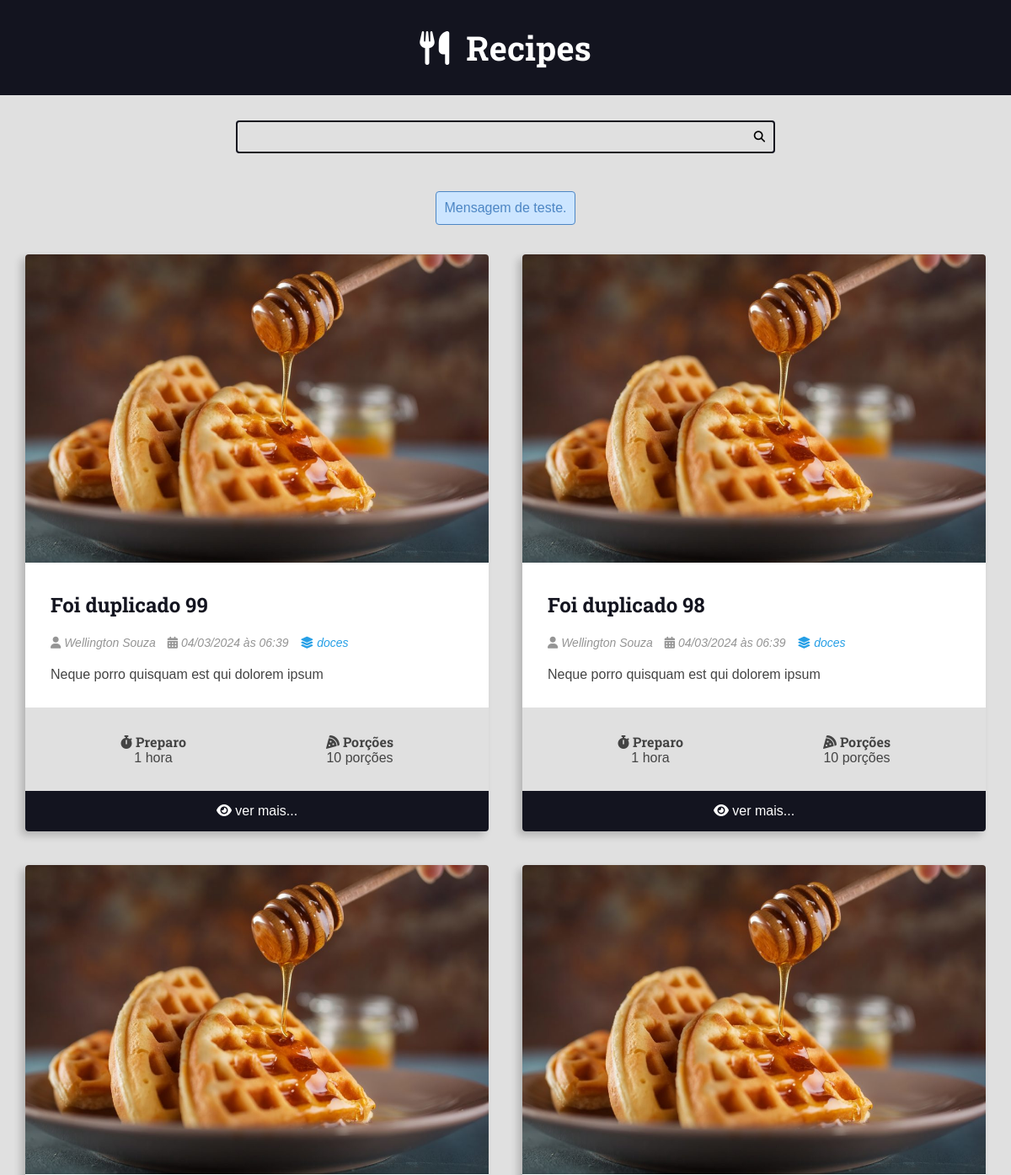
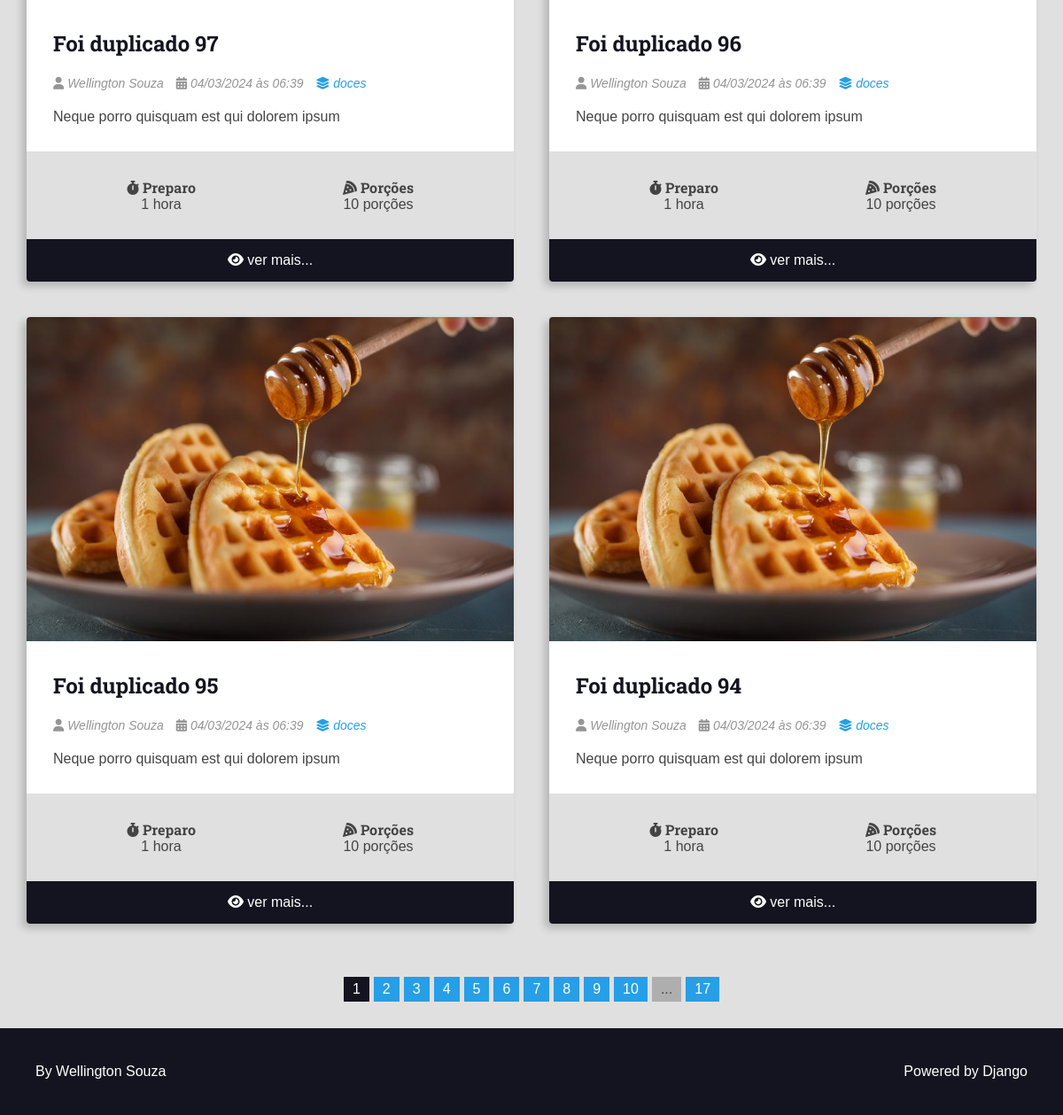
The page / on the database its author committed (2 pictures, top to bottom).
### receitas/models.py (models this page shows, shortened)
class Receita(models.Model):
    titulo = models.CharField(max_length=65)
    descricao = models.TextField(max_length=165)
    slug = models.SlugField(unique=True, max_length=65)
    tempo_preparo = models.IntegerField()
    tempo_preparo_unidade = models.CharField(max_length=65)
    qtd_porcoes = models.IntegerField()
    qtd_porcoes_unidade = models.CharField(max_length=65)
    modo_preparo = models.TextField()
    modo_preparo_e_html = models.BooleanField(default=False)
    criado_em = models.DateTimeField(auto_now_add=True)
    atualizado_em = models.DateTimeField(auto_now=True)
    publicada = models.BooleanField(default=False)
    imagem_cover = models.ImageField(upload_to='receitas/covers/%Y/%m/%d/', blank=True, default='')
    categoria = models.ForeignKey(Categoria, on_delete=models.SET_NULL, null=True, blank=True, default=None)
    autor = models.ForeignKey(User, on_delete=models.CASCADE)

class Categoria(models.Model):
    nome = models.CharField(max_length=100)
    criado_em = models.DateTimeField(auto_now_add=True)
    atualizado_em = models.DateTimeField(auto_now=True)

### receitas/views.py (the view)
# urls.py: path('', views.index, name='index'),
def index(request):
    receitas = Receita.objects.filter(publicada=True).order_by('-id')
    pagina, escala_paginacao = fazer_paginacao(request, receitas, QTD_POR_PAGINA, NUMERO_PAGINACAO)
    messages.info(request, 'Mensagem de teste.')
    return render(request, 'receitas/pages/index.html', context={
        'receitas': pagina,
        'escala_paginacao': escala_paginacao,
    }, status=200)

### utils/paginacao.py (called while the page is built)
def fazer_paginacao(request, queryset, qtd_por_pagina=12, numero_paginas=10):
    try:
        pagina_atual = int(request.GET.get('page', 1))
    except ValueError:
        pagina_atual = 1
    paginador = Paginator(queryset, qtd_por_pagina)
    pagina = paginador.get_page(pagina_atual)
    escala_paginacao = fazer_escala_paginacao(paginador.page_range, numero_paginas, pagina_atual)
    return pagina, escala_paginacao

### receitas/templates/receitas/pages/index.html (shortened to what this page needs)
{% extends "global/base.html" %}
{% block conteudo %}
  {% include "global/partials/mensagem.html" %}
  <div class="main-content main-content-list container">
    {% for receita in receitas %}
      {% include "receitas/partials/receita.html" %}
    {% empty %}
      <h1 class='status-404'>NÃO EXISTEM RECEITAS PUBLICADAS NO MOMENTO</h1>
    {% endfor %}
  </div>
{% endblock conteudo %}

### base_templates/global/base.html (shortened to what this page needs)
<!DOCTYPE html>
<html lang="pt-BR">
<head>
  {% include "global/partials/head.html" %}
</head>
<body>
  {% include "global/partials/header.html" %}
  {% include "global/partials/pesquisa.html" %}
  <main class="main-content-container">
    {% block conteudo %}{% endblock conteudo %}
    {% include "global/partials/paginacao.html" %}
  </main>
  {% include 'global/partials/footer.html' %}
</body>
</html>

### base_templates/global/partials/head.html (shortened to what this page needs)
{% load static %}
<link rel="stylesheet" href="https://cdnjs.cloudflare.com/ajax/libs/font-awesome/6.5.1/css/fontawesome.min.css"
 />
<link rel="stylesheet" href="https://cdnjs.cloudflare.com/ajax/libs/font-awesome/6.5.1/css/brands.min.css"
 />
<link rel="stylesheet" href="https://cdnjs.cloudflare.com/ajax/libs/font-awesome/6.5.1/css/solid.min.css"
 />
<link rel="stylesheet" href="{% static 'global/css/global-style.css' %}">
<link rel="stylesheet" href="{% static 'global/css/style.css' %}">

### base_templates/global/partials/header.html
<header class="main-header-container">
  <div class="main-header container">
    <h1>
      <a class="main-logo" href="{% url 'receitas:index' %}">
        <i class="fas fa-utensils main-logo-icon"></i>
        <span class="main-logo-text">Recipes</span>
      </a>
    </h1>
  </div>
</header>

### base_templates/global/partials/pesquisa.html
<div class="search-container">
  <div class="container">
    <form action="{% url 'receitas:busca' %}" class="search-form">
      <input type="search" class="search-input" name="q" value={{termo}}>
      <button type="submit" class="search-button"><i class="fas fa-search"></i></button>
    </form>
  </div>
</div>

### base_templates/global/partials/mensagem.html
{% if messages %}
  <div class="main-content message-container">
    {% for message in messages %}
      <div class="message {{ message.tags }}">
        {{ message }}
      </div>
    {% endfor %}
  </div>
{% endif %}

### receitas/templates/receitas/partials/receita.html (shortened to what this page needs)
<div class="recipe recipe-list-item">
  {% if receita.imagem_cover %}
    <div class="recipe-cover">
      <a href="{% url 'receitas:receita' receita.id %}">
        <img src="{{receita.imagem_cover.url}}" alt="Temporário">
      </a>
    </div>
  {% endif %}
  <div class="recipe-title-container">
    <a href="{% url 'receitas:receita' receita.id %}">
      <h2 class="recipe-title">{{receita.titulo}}</h2>
    </a>
  </div>
  <div class="recipe-author">
    <span class="recipe-author-item">
      <i class="fas fa-user"></i>
      {% if receita.autor.first_name %}
        {{receita.autor.first_name}} {{receita.autor.last_name}}
      {% else %}
        {{receita.autor.username}}
      {% endif %}
    </span>
    <span class="recipe-author-item">
      <i class="fas fa-calendar-alt"></i>
      {{receita.criado_em|date:'d/m/Y'}} às {{receita.criado_em|date:'H:i'}}
    </span>
    {% if receita.categoria is not None %}
      <span class="recipe-author-item">
        <a href="{% url 'receitas:categoria' receita.categoria.id %}">
          <i class="fas fa-layer-group"></i>
          <span>{{receita.categoria.nome}}</span>
        </a>
      </span>
    {% endif %}
  </div>
  <div class="recipe-content">
    {{receita.descricao}}
  </div>
  <div class="recipe-meta-container">
    <div class="recipe-meta recipe-preparation">
      <h3 class="recipe-meta-title"><i class="fas fa-stopwatch"></i> Preparo</h3>
      <div class="recipe-meta-text">
        {{receita.tempo_preparo}} {{receita.tempo_preparo_unidade}}
      </div>
    </div>
    <div class="recipe-meta recipe-servings">
      <h3 class="recipe-meta-title"><i class="fas fa-pizza-slice"></i> Porções</h3>
      <div class="recipe-meta-text">
        {{receita.qtd_porcoes}} {{receita.qtd_porcoes_unidade}}
      </div>
    </div>
  </div>
  {% if tag_detalhe is not True %}
    <footer class="recipe-footer">
      <a class="recipe-read-more button button-dark button-full-width" href="{% url 'receitas:receita' receita.id %}">
        <i class="fas fa-eye"></i>
        <span>ver mais...</span>
      </a>
    </footer>
  {% endif %}
</div>

### base_templates/global/partials/paginacao.html (shortened to what this page needs)
{% if receitas.has_other_pages %}
  <div class="container pagination">
    <div class="pagination-content">
      {% for pagina in escala_paginacao.paginacao %}
        {% if escala_paginacao.pagina_atual == pagina %}
          <a href="?page={{ pagina }}{{ query_adicional }}" class="page-link page-item page-current">
        {% else %}
          <a href="?page={{ pagina }}{{ query_adicional }}" class="page-link page-item">
        {% endif %}
          {{ pagina }}
        </a>
      {% endfor %}
      {% if escala_paginacao.ultima_pagina_fora_escala %}
        <span class="page-item">...</span>
        <a href="?page={{ escala_paginacao.total_paginas }}{{ query_adicional }}" class="page-link page-item">{{escala_paginacao.total_paginas}}</a>
      {% endif %}
    </div>
  </div>
{% endif %}

### base_templates/global/partials/footer.html
<footer class="main-footer">
  <div class="developer">
    <a href="https://wellington.dev.br/" target="_blank" rel="noreferrer noopener">By Wellington Souza</a>
  </div>
  <div class="powered">
    <a href="https://www.djangoproject.com/" target="_blank" rel="noreferrer noopener">Powered by Django</a>
  </div>
</footer>

### rows shown on the page
Receita: imagem_cover (picture), titulo "Foi duplicado 99", autor.first_name "Wellington", autor.last_name "Souza", criado_em "04/03/2024", criado_em "06:39", categoria.nome "doces", descricao "Neque porro quisquam est qui dolorem ipsum", tempo_preparo "1", tempo_preparo_unidade "hora", qtd_porcoes "10", qtd_porcoes_unidade "porções"
Receita: imagem_cover (picture), titulo "Foi duplicado 98", autor.first_name "Wellington", autor.last_name "Souza", criado_em "04/03/2024", criado_em "06:39", categoria.nome "doces", descricao "Neque porro quisquam est qui dolorem ipsum", tempo_preparo "1", tempo_preparo_unidade "hora", qtd_porcoes "10", qtd_porcoes_unidade "porções"
Receita: imagem_cover (picture), titulo "Foi duplicado 97", autor.first_name "Wellington", autor.last_name "Souza", criado_em "04/03/2024", criado_em "06:39", categoria.nome "doces", descricao "Neque porro quisquam est qui dolorem ipsum", tempo_preparo "1", tempo_preparo_unidade "hora", qtd_porcoes "10", qtd_porcoes_unidade "porções"
Receita: imagem_cover (picture), titulo "Foi duplicado 96", autor.first_name "Wellington", autor.last_name "Souza", criado_em "04/03/2024", criado_em "06:39", categoria.nome "doces", descricao "Neque porro quisquam est qui dolorem ipsum", tempo_preparo "1", tempo_preparo_unidade "hora", qtd_porcoes "10", qtd_porcoes_unidade "porções"
Receita: imagem_cover (picture), titulo "Foi duplicado 95", autor.first_name "Wellington", autor.last_name "Souza", criado_em "04/03/2024", criado_em "06:39", categoria.nome "doces", descricao "Neque porro quisquam est qui dolorem ipsum", tempo_preparo "1", tempo_preparo_unidade "hora", qtd_porcoes "10", qtd_porcoes_unidade "porções"
Receita: imagem_cover (picture), titulo "Foi duplicado 94", autor.first_name "Wellington", autor.last_name "Souza", criado_em "04/03/2024", criado_em "06:39", categoria.nome "doces", descricao "Neque porro quisquam est qui dolorem ipsum", tempo_preparo "1", tempo_preparo_unidade "hora", qtd_porcoes "10", qtd_porcoes_unidade "porções"

### other values the page prints
{{ message }} "Mensagem de teste."
{{ pagina }} "1" "2" "3" "4" "5" "6" "7" "8" "9" "10"
{{ escala_paginacao.total_paginas }} "17"
